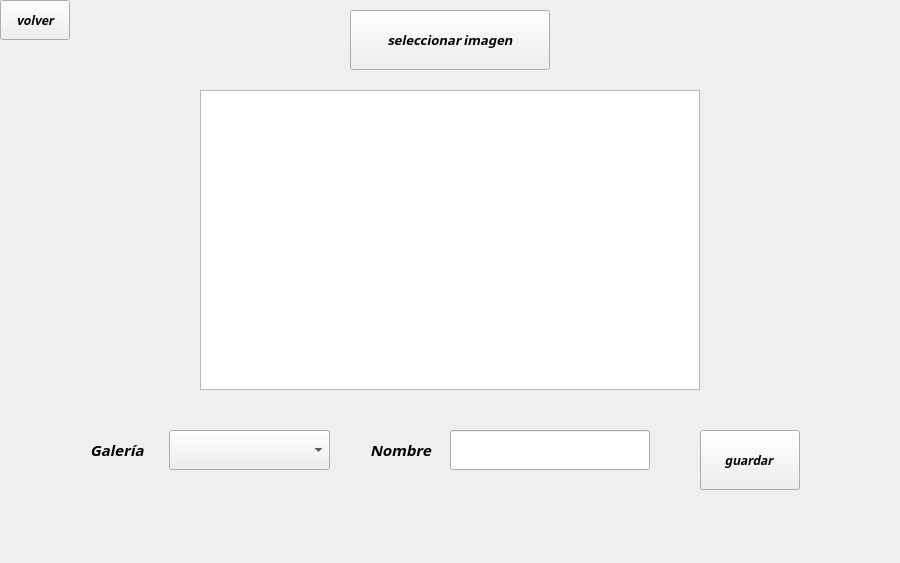
<?xml version="1.0" encoding="UTF-8"?>
<ui version="4.0">
 <class>VentanaImagenes</class>
 <widget class="QWidget" name="VentanaImagenes">
  <property name="geometry">
   <rect>
    <x>0</x>
    <y>0</y>
    <width>900</width>
    <height>563</height>
   </rect>
  </property>
  <property name="windowTitle">
   <string>Form</string>
  </property>
  <widget class="QLabel" name="fondoI">
   <property name="geometry">
    <rect>
     <x>0</x>
     <y>0</y>
     <width>900</width>
     <height>563</height>
    </rect>
   </property>
   <property name="text">
    <string/>
   </property>
  </widget>
  <widget class="QPushButton" name="volverButton">
   <property name="geometry">
    <rect>
     <x>0</x>
     <y>0</y>
     <width>70</width>
     <height>40</height>
    </rect>
   </property>
   <property name="font">
    <font>
     <family>Noto Sans Adlam</family>
     <weight>75</weight>
     <italic>true</italic>
     <bold>true</bold>
    </font>
   </property>
   <property name="text">
    <string>volver</string>
   </property>
  </widget>
  <widget class="QPushButton" name="seleccionarImagenButton">
   <property name="geometry">
    <rect>
     <x>350</x>
     <y>10</y>
     <width>200</width>
     <height>60</height>
    </rect>
   </property>
   <property name="font">
    <font>
     <family>Noto Sans Adlam</family>
     <pointsize>10</pointsize>
     <weight>75</weight>
     <italic>true</italic>
     <bold>true</bold>
    </font>
   </property>
   <property name="text">
    <string>seleccionar imagen</string>
   </property>
  </widget>
  <widget class="QGraphicsView" name="visorImagenes">
   <property name="geometry">
    <rect>
     <x>200</x>
     <y>90</y>
     <width>500</width>
     <height>300</height>
    </rect>
   </property>
  </widget>
  <widget class="QPushButton" name="guardarButton">
   <property name="geometry">
    <rect>
     <x>700</x>
     <y>430</y>
     <width>100</width>
     <height>60</height>
    </rect>
   </property>
   <property name="font">
    <font>
     <family>Noto Sans Adlam</family>
     <weight>75</weight>
     <italic>true</italic>
     <bold>true</bold>
    </font>
   </property>
   <property name="text">
    <string>guardar </string>
   </property>
  </widget>
  <widget class="QLineEdit" name="nombreImagen">
   <property name="geometry">
    <rect>
     <x>450</x>
     <y>430</y>
     <width>200</width>
     <height>40</height>
    </rect>
   </property>
   <property name="font">
    <font>
     <family>Noto Sans Adlam</family>
     <weight>75</weight>
     <italic>true</italic>
     <bold>true</bold>
    </font>
   </property>
   <property name="maxLength">
    <number>50</number>
   </property>
  </widget>
  <widget class="QLabel" name="nombreLabel">
   <property name="geometry">
    <rect>
     <x>370</x>
     <y>440</y>
     <width>80</width>
     <height>20</height>
    </rect>
   </property>
   <property name="font">
    <font>
     <family>Noto Sans Adlam</family>
     <pointsize>11</pointsize>
     <weight>75</weight>
     <italic>true</italic>
     <bold>true</bold>
    </font>
   </property>
   <property name="text">
    <string>Nombre</string>
   </property>
  </widget>
  <widget class="QComboBox" name="listaGalerias">
   <property name="geometry">
    <rect>
     <x>169</x>
     <y>430</y>
     <width>161</width>
     <height>40</height>
    </rect>
   </property>
   <property name="font">
    <font>
     <family>Noto Sans Adlam</family>
     <pointsize>10</pointsize>
     <weight>75</weight>
     <italic>true</italic>
     <bold>true</bold>
    </font>
   </property>
  </widget>
  <widget class="QLabel" name="nombreLabel_2">
   <property name="geometry">
    <rect>
     <x>90</x>
     <y>440</y>
     <width>80</width>
     <height>20</height>
    </rect>
   </property>
   <property name="font">
    <font>
     <family>Noto Sans Adlam</family>
     <pointsize>11</pointsize>
     <weight>75</weight>
     <italic>true</italic>
     <bold>true</bold>
    </font>
   </property>
   <property name="text">
    <string>Galería</string>
   </property>
  </widget>
 </widget>
 <resources/>
 <connections/>
</ui>
